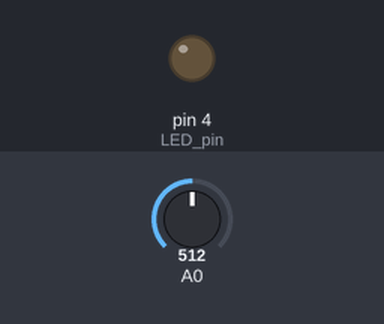
A sketch run on a simulated Arduino Uno, built with avr-gcc and run on an emulated ATmega328P. On the bench: output pins drawn as LEDs (lit = HIGH). The test bench sets the inputs (shaded band); at power-on: A0 = 512. What the sketch prints to the serial monitor is not drawn.

Above: at 1.5 s.
At 4.5 s:
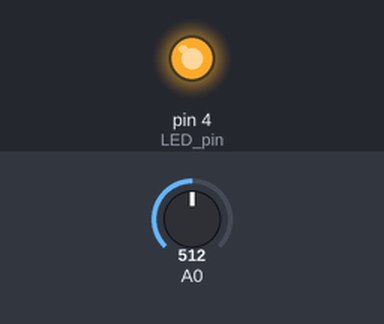
Timing chart, 0 to 7.8 s (numbered marks = the images above):
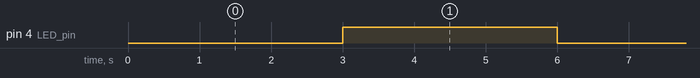

The sketch:

3.3.ino
```cpp
#define LED_pin (4)
enum STATE_ENUM {
  OFF,
  ON
};

unsigned long change_time;  // time of last state change
unsigned int main_state = OFF;

void Blink_state_machine() {
  switch (main_state) {
    case ON:
      if ((millis() - change_time) >= 3000) {

        change_time = millis();
        digitalWrite(LED_pin, LOW);

        main_state = OFF;
      }
      break;

    case OFF:
      if ((millis() - change_time) >= 3000) {

        change_time = millis();
        digitalWrite(LED_pin, HIGH);

        main_state = ON;
      }
      break;
  }
}
void setup() {

  pinMode(LED_pin, OUTPUT);
  change_time = millis();
  digitalWrite(LED_pin, LOW);

  Serial.begin(9600);
}
void loop() {
  // Run the state machine
  Blink_state_machine();
  // You can run other state machines in parallel
  // Read the value from the LDR and print to serial port
  Serial.println(analogRead(A0));
}
```

Measured:
- by itself, pin 4 (LED_pin): alternates HIGH for 3.0 s and LOW for 3.0 s
